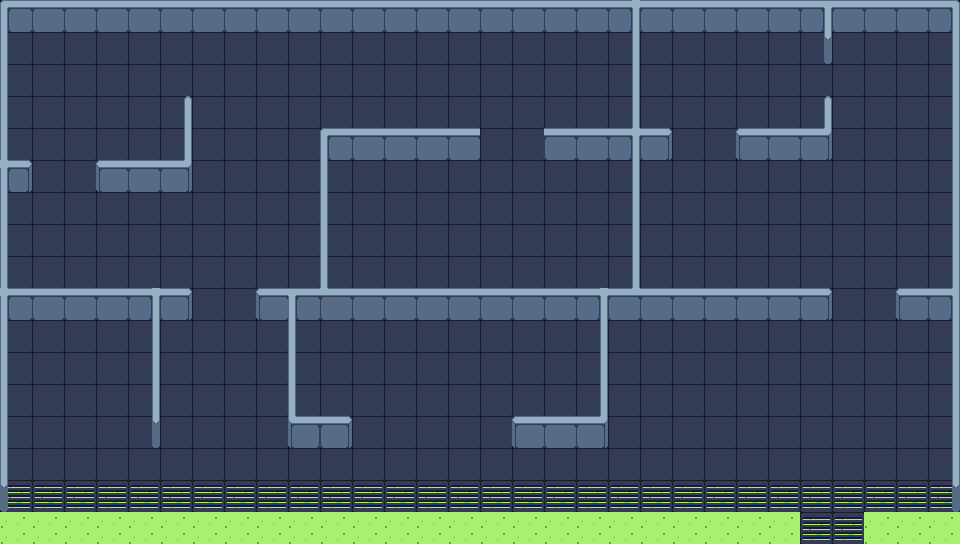

Below is a game level as drawn by its tile map, then a one-line description and the .tmx that defines it (tile-layer data replaced by summaries):
An orthogonal 60x34 tile map with 16x16 px tiles, 2 tile layers (1Floor, 2Block) and 25 objects.

<map version="1.8" tiledversion="1.8.2" orientation="orthogonal" renderorder="right-down" width="60" height="34" tilewidth="16" tileheight="16" infinite="0" nextlayerid="5" nextobjectid="27">
 <tileset firstgid="1" source="map1.tsx" />
 <layer id="1" name="1Floor" width="60" height="34">
  <data>[2040 cells, 2040 non-empty, 12 distinct tile ids]</data>
 </layer>
 <layer id="2" name="2Block" width="60" height="34">
  <data>[2040 cells, 415 non-empty, 63 distinct tile ids]</data>
 </layer>
 <objectgroup id="3" name="Col1">
  <object id="3" x="6.66667" y="505.917" width="793.333" height="39.4167" />
  <object id="4" x="865.333" y="512.667" width="94.6667" height="29.3333" />
  <object id="5" x="953" y="-1" width="6" height="512" />
  <object id="6" x="1.33333" y="0" width="6.66667" height="538.667" />
  <object id="7" x="6.66667" y="4" width="948" height="21.3333" />
  <object id="8" x="256" y="293.333" width="576" height="20" />
  <object id="9" x="897" y="292" width="56.3333" height="21.3333" />
  <object id="10" x="600" y="293.333" width="9.33333" height="146.667" />
  <object id="11" x="514.667" y="419.667" width="92" height="20.3333" />
  <object id="12" x="290.667" y="420.667" width="58.6667" height="20.6667" />
  <object id="13" x="288" y="305.333" width="8.33333" height="126.667" />
  <object id="14" x="3.5" y="291.667" width="185.833" height="20.5" />
  <object id="15" x="151.833" y="290.667" width="8" height="150.667" />
  <object id="16" x="6.54545" y="164.667" width="25.4545" height="19.3333" />
  <object id="17" x="97.3333" y="162.667" width="92" height="22.6667" />
  <object id="18" x="183.94" y="98.6667" width="7.93943" height="86.4242" />
  <object id="19" x="320" y="132" width="168" height="20.9091" />
  <object id="20" x="320" y="136" width="7.51515" height="157.333" />
  <object id="21" x="536.06" y="131.334" width="135.939" height="21.3333" />
  <object id="22" x="736.5" y="131.833" width="94.1667" height="21.3333" />
  <object id="23" x="824" y="100" width="8" height="54.9167" />
  <object id="24" x="823.666" y="22.6667" width="9.66667" height="34.6667" />
  <object id="25" x="632" y="24" width="8" height="282.667" />
  <object id="26" x="799" y="539" width="69.5" height="4" />
 </objectgroup>
 <objectgroup id="4" name="Col2">
  <object id="1" x="477.75" y="131.67" width="64.5" height="21.0227">
   <properties>
    <property name="CentX" type="float" value="513" />
    <property name="CentY" type="float" value="145" />
   </properties>
  </object>
 </objectgroup>
</map>
